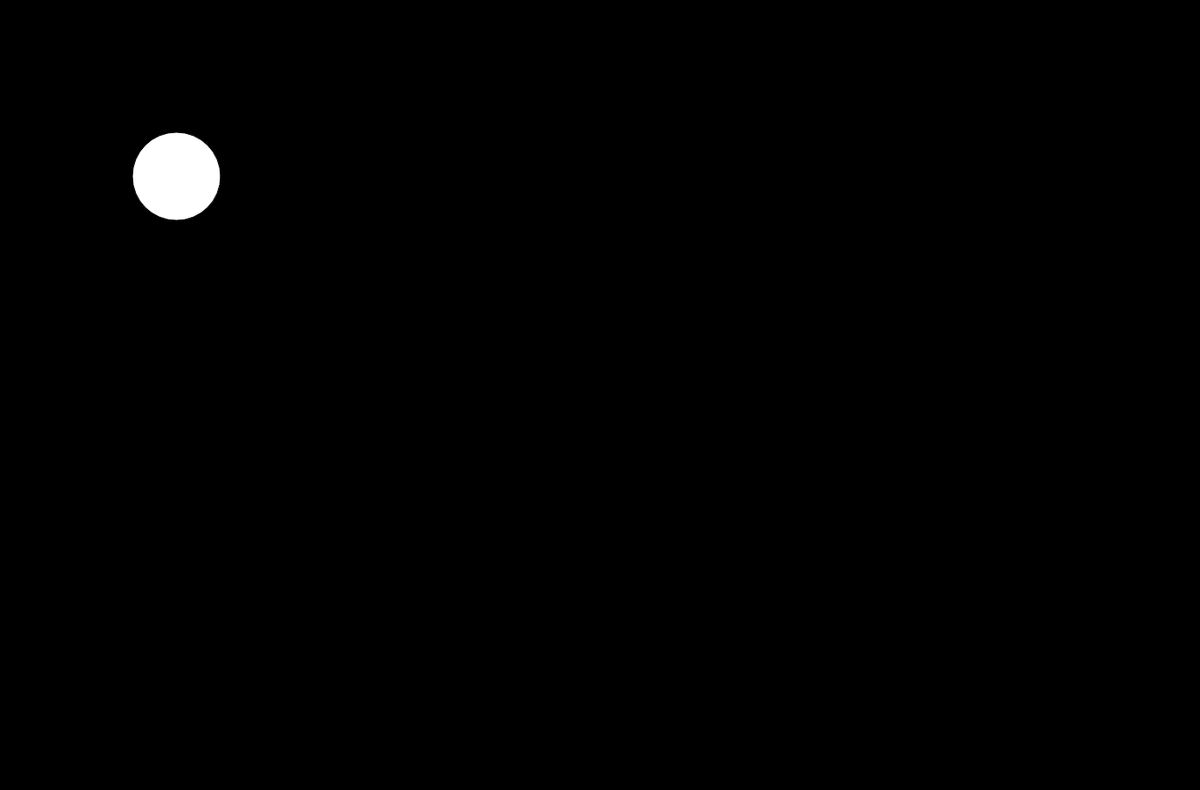
Frame 1 (no input)
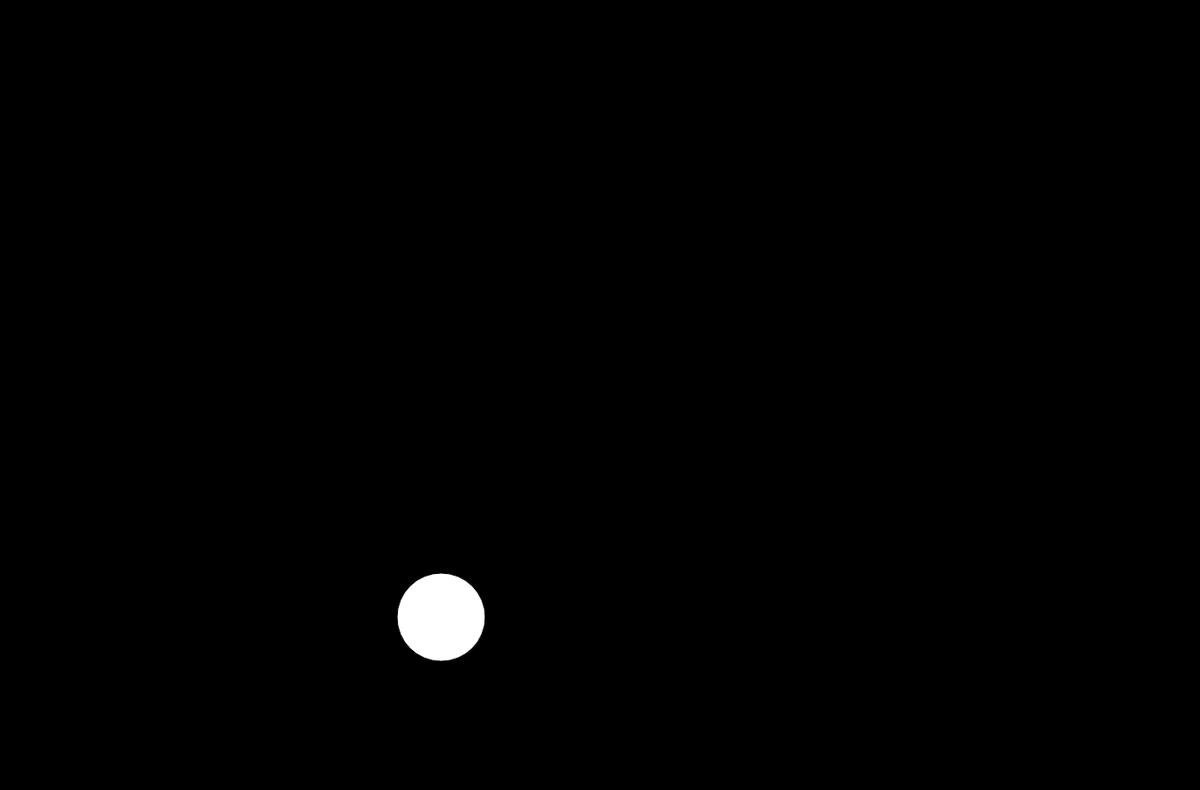
Frame 60 (no input)
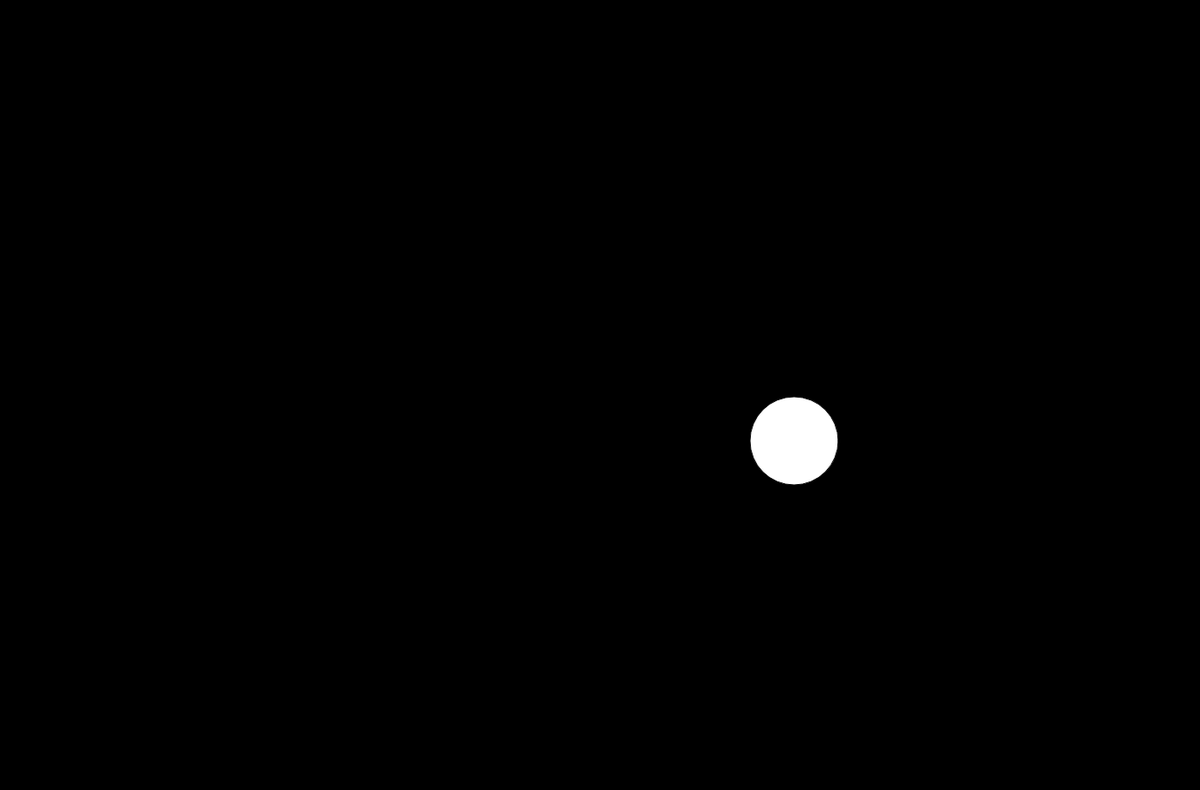
Frame 120 (the mouse pressed at the canvas centre since frame 60)

The p5.js sketch that drew these frames (run headless with seeded random() and noise() and a simulated clock; from frame 60 on, the mouse is pressed at the canvas centre):

// p5.js sketch
// ── sketch.js
function setup(){
    frameRate(60);
}
var xPos = 100
var yPos = 100
var x = 100
var y = 100
function draw(){
    createCanvas(1360,896)
    background(0,0,0)
    var c = (255,255,255)
    fill(c)
    if(xPos<=50 || xPos >= 1310) x = -x;
    if(yPos <= 50 || yPos >= 846) y = -y;
    xPos += x;
    yPos += y;
    ellipse(xPos, yPos, 100,100);
};

// ── bounce.html
 <html>
    <head>
        <script src="https://cdnjs.cloudflare.com/ajax/libs/p5.js/0.5.11/p5.js"></script>
        <script src="sketch.js"></script>
    </head>
    <body>
    </body>
</html> 
